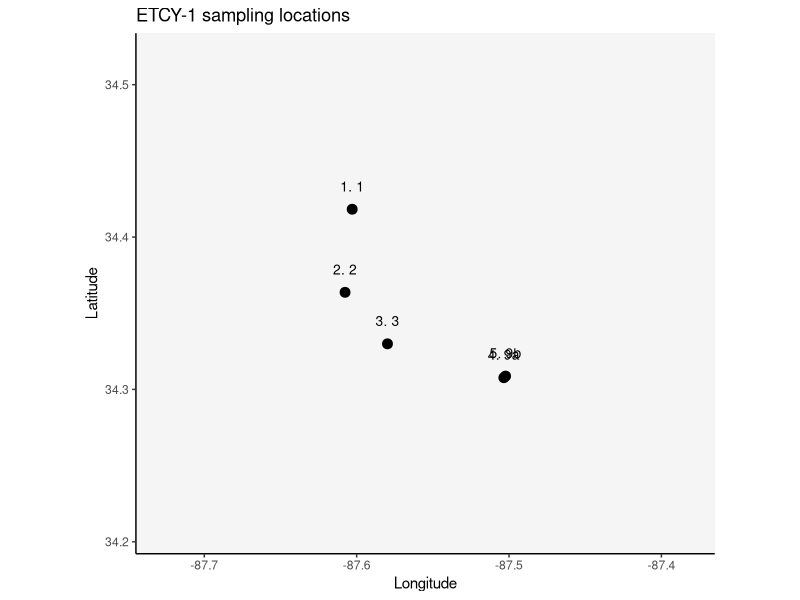
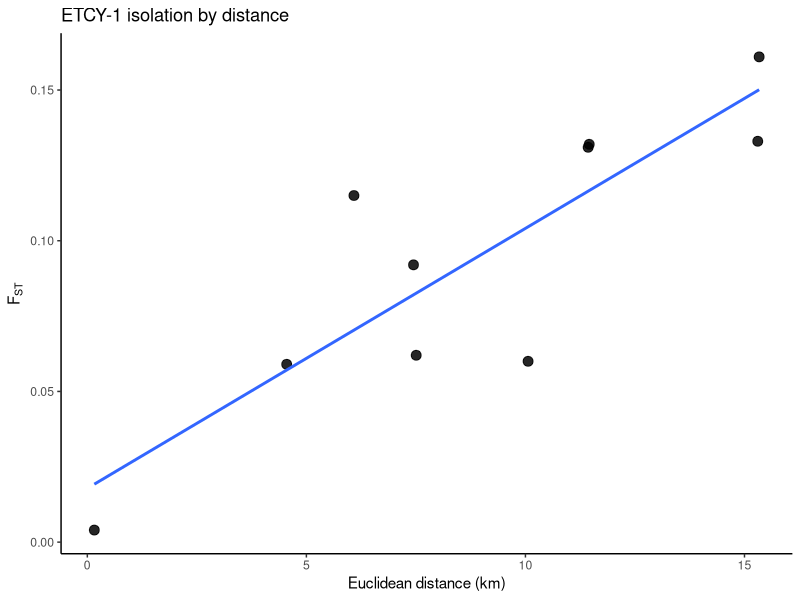
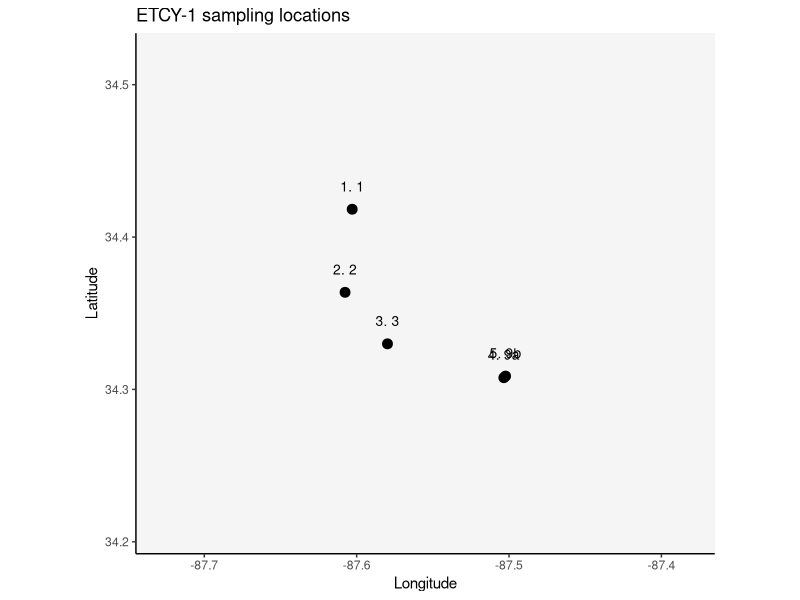
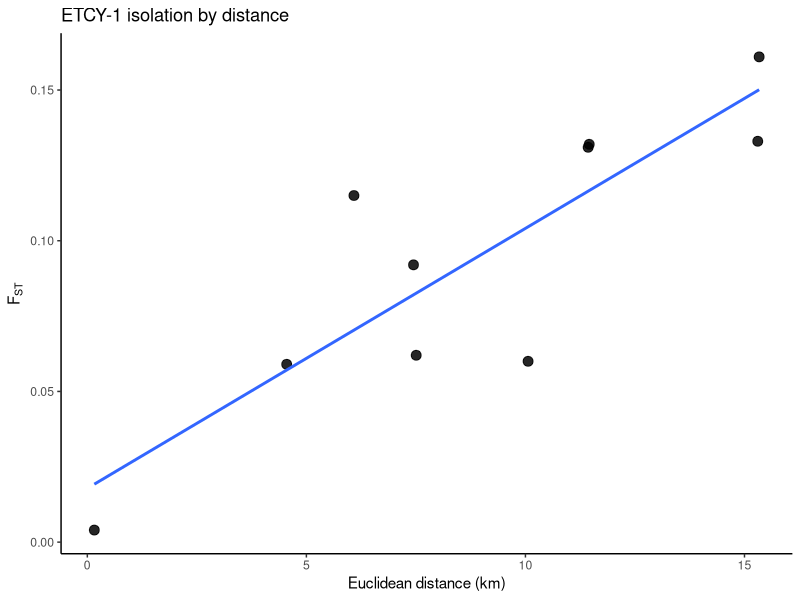

The R source for these figures, in order: (Note: this script raises an error after producing the figures.)
# ========================================
# ETCY-1
# Etheostoma cyanoprosopum
# Blueface darter
# Extraction from Fluker et al. 2019
# Pairwise FST from Table 4
# Coordinates from Table 1
# ========================================

# -----------------------------
# 0) setup
# -----------------------------
library(ggplot2)
library(geosphere)
library(maps)

study_code <- "ETCY-1"

base_dir <- "/Users/johnmccall/Library/CloudStorage/OneDrive-TheOhioStateUniversity/Spring_2026/Landgen_DGS/DGS-Patterns-of-Fish-Diversity/DGS-Patterns-of-Fish-Diversity/Objective 2/Data/ETCY-1"
data_dir <- file.path(base_dir, "data")

dir.create(base_dir, recursive = TRUE, showWarnings = FALSE)
dir.create(data_dir, recursive = TRUE, showWarnings = FALSE)

# -----------------------------
# 1) site coordinates
# exact coordinates from Table 1
# site order matches Table 4
# 1  Little Bear Creek
# 2  Turkey Creek
# 3  Bear Creek
# 4  Hubbard Creek above Kinlock Falls (9a)
# 5  Hubbard Creek below Kinlock Falls (9b)
# -----------------------------
ETCY_1_coords <- data.frame(
  site_id = as.character(1:5),
  lat = c(
    34.41825,
    34.36372,
    34.32992,
    34.30768,
    34.30875
  ),
  lon = c(
    -87.60293,
    -87.60761,
    -87.57977,
    -87.50340,
    -87.50225
  ),
  stringsAsFactors = FALSE
)

site_lookup <- data.frame(
  site_id = as.character(1:5),
  site_code = c("1", "2", "3", "9a", "9b"),
  site_name = c(
    "Little Bear Creek",
    "Turkey Creek",
    "Bear Creek",
    "Hubbard Creek above falls",
    "Hubbard Creek below falls"
  ),
  n_ind = c(25, 13, 25, 25, 25),
  stringsAsFactors = FALSE
)

# -----------------------------
# 2) helper
# fill symmetric matrix from lower triangle values
# -----------------------------
fill_sym_from_lower <- function(pops, vals, diag_val = 0) {
  n <- length(pops)
  stopifnot(length(vals) == n * (n - 1) / 2)

  mat <- matrix(
    0,
    nrow = n,
    ncol = n,
    dimnames = list(pops, pops)
  )

  k <- 1
  for (i in 2:n) {
    for (j in 1:(i - 1)) {
      mat[i, j] <- vals[k]
      mat[j, i] <- vals[k]
      k <- k + 1
    }
  }

  diag(mat) <- diag_val
  mat
}

# -----------------------------
# 3) pairwise FST matrix
# transcribed from Table 4
# 9a vs 9b reported as 0.004 and non-significant
# -----------------------------
fst_vals <- c(
  0.115,
  0.060, 0.059,
  0.161, 0.131, 0.092,
  0.133, 0.132, 0.062, 0.004
)

ETCY_1_fst <- fill_sym_from_lower(
  pops = ETCY_1_coords$site_id,
  vals = fst_vals,
  diag_val = 0
)

ETCY_1_fst[ETCY_1_fst < 0] <- 0
diag(ETCY_1_fst) <- 0

# -----------------------------
# 4) geographic distance matrix
# Euclidean great-circle distances in km
# -----------------------------
geo_dist_km <- geosphere::distm(
  x = as.matrix(ETCY_1_coords[, c("lon", "lat")]),
  fun = geosphere::distHaversine
) / 1000

rownames(geo_dist_km) <- ETCY_1_coords$site_id
colnames(geo_dist_km) <- ETCY_1_coords$site_id

# -----------------------------
# 5) IBD dataframe
# -----------------------------
ibd_df <- data.frame(
  site1 = rownames(ETCY_1_fst)[row(ETCY_1_fst)[upper.tri(ETCY_1_fst)]],
  site2 = colnames(ETCY_1_fst)[col(ETCY_1_fst)[upper.tri(ETCY_1_fst)]],
  fst = ETCY_1_fst[upper.tri(ETCY_1_fst)],
  dist_km = geo_dist_km[upper.tri(geo_dist_km)],
  stringsAsFactors = FALSE
)

ibd_df$site1_name <- site_lookup$site_name[match(ibd_df$site1, site_lookup$site_id)]
ibd_df$site2_name <- site_lookup$site_name[match(ibd_df$site2, site_lookup$site_id)]

# -----------------------------
# 6) sampling map
# tight regional extent around points
# -----------------------------
state_map <- map_data("state")
plot_sites <- merge(ETCY_1_coords, site_lookup, by = "site_id", sort = FALSE)

lon_rng <- range(plot_sites$lon, na.rm = TRUE)
lat_rng <- range(plot_sites$lat, na.rm = TRUE)

x_pad <- max(0.12, diff(lon_rng) * 0.30)
y_pad <- max(0.10, diff(lat_rng) * 0.35)

xlim_use <- c(lon_rng[1] - x_pad, lon_rng[2] + x_pad)
ylim_use <- c(lat_rng[1] - y_pad, lat_rng[2] + y_pad)

map_plot <- ggplot() +
  geom_polygon(
    data = state_map,
    aes(x = long, y = lat, group = group),
    fill = "grey96",
    color = "grey55",
    linewidth = 0.25
  ) +
  geom_point(
    data = plot_sites,
    aes(x = lon, y = lat),
    size = 3
  ) +
  geom_text(
    data = plot_sites,
    aes(x = lon, y = lat, label = paste0(site_id, ". ", site_code)),
    nudge_y = 0.015,
    size = 3.5
  ) +
  coord_fixed(
    xlim = xlim_use,
    ylim = ylim_use
  ) +
  theme_classic() +
  labs(
    x = "Longitude",
    y = "Latitude",
    title = "ETCY-1 sampling locations"
  )

print(map_plot)

ggsave(
  filename = file.path(base_dir, "ETCY-1_map.png"),
  plot = map_plot,
  width = 7,
  height = 5.25,
  dpi = 300
)

# -----------------------------
# 7) IBD plot
# -----------------------------
ibd_plot <- ggplot(ibd_df, aes(x = dist_km, y = fst)) +
  geom_point(size = 3, alpha = 0.85) +
  geom_smooth(method = "lm", se = FALSE) +
  theme_classic() +
  labs(
    x = "Euclidean distance (km)",
    y = expression(F[ST]),
    title = "ETCY-1 isolation by distance"
  )

print(ibd_plot)

ggsave(
  filename = file.path(base_dir, "ETCY-1_IBD.png"),
  plot = ibd_plot,
  width = 7,
  height = 5,
  dpi = 300
)

# -----------------------------
# 8) checks
# -----------------------------
stopifnot(identical(rownames(ETCY_1_fst), ETCY_1_coords$site_id))
stopifnot(identical(colnames(ETCY_1_fst), ETCY_1_coords$site_id))
stopifnot(isTRUE(all.equal(ETCY_1_fst, t(ETCY_1_fst))))
stopifnot(isTRUE(all.equal(geo_dist_km, t(geo_dist_km))))

# -----------------------------
# 9) save
# -----------------------------
save(
  ETCY_1_fst,
  ETCY_1_coords,
  file = file.path(data_dir, "ETCY-1.RData")
)
